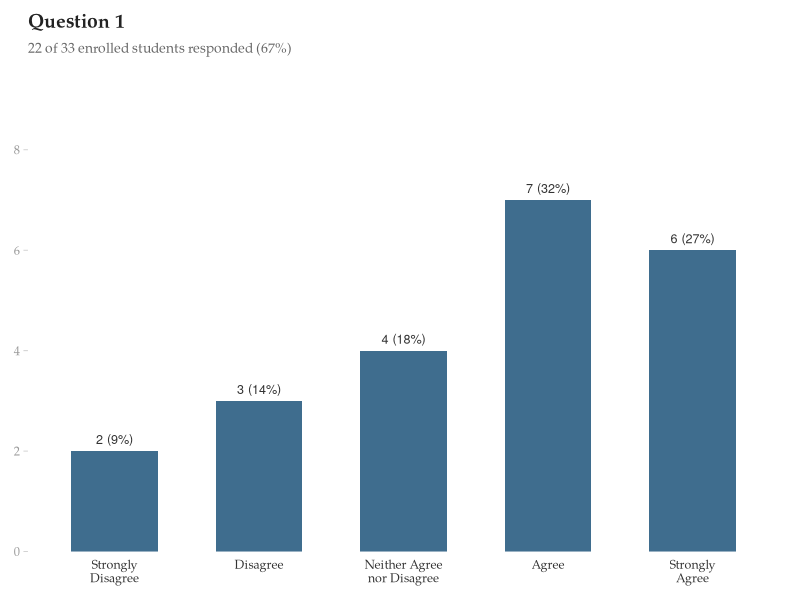
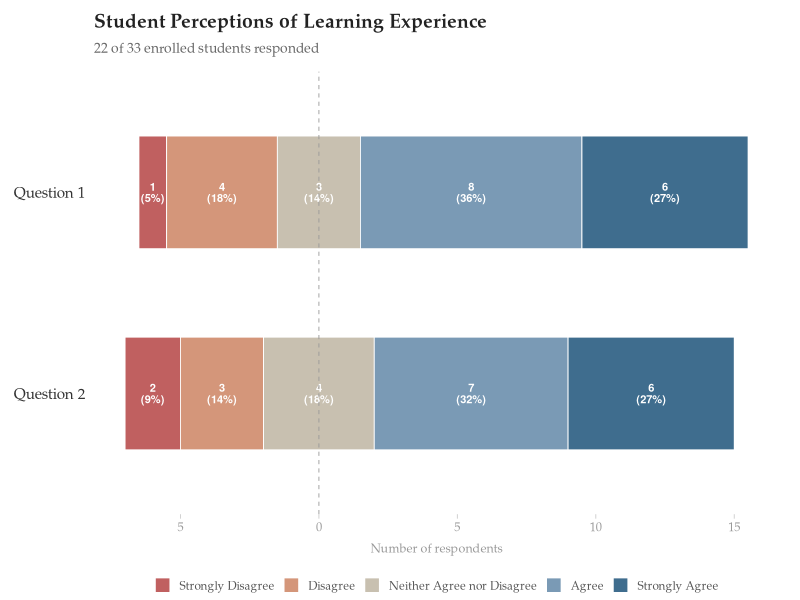

The R source for these figures, in order:
## ---- chunk 1
library(knitr)
library(kableExtra)
## ---- chunk 2
n <- 22
q1 <- c(6, 7, 4, 3, 2)
q2 <- c(6, 8, 3, 4, 1)

tbl <- data.frame(
  Response = c("Strongly Agree", "Agree", "Neither Agree nor Disagree",
               "Disagree", "Strongly Disagree"),
  Q1 = paste0(q1, " (", round(100 * q1 / n), "%)"),
  Q2 = paste0(q2, " (", round(100 * q2 / n), "%)")
)

tbl %>%
  kable(col.names = c("", "Question 1", "Question 2"),
        align = c("l", "c", "c"),
        caption = "Frequency distribution of responses (22 of 33 enrolled students responded; response rate 67 percent)") %>%
  kable_styling(bootstrap_options = c("condensed"),
                full_width = FALSE,
                font_size = 15) %>%
  row_spec(0, bold = TRUE, color = "#333333") %>%
  column_spec(1, width = "14em", color = "#333333") %>%
  column_spec(2:3, width = "8em")
## ---- chunk 3
library(ggplot2)
library(ggthemes)
library(dplyr)

enrolled   <- 33
responded  <- 22

resp_levels <- c("Strongly\nDisagree", "Disagree",
                 "Neither Agree\nnor Disagree", "Agree",
                 "Strongly\nAgree")

resp_levels_clean <- c("Strongly Disagree", "Disagree",
                       "Neither Agree nor Disagree", "Agree",
                       "Strongly Agree")

q1_counts <- c(2, 3, 4, 7, 6)
q2_counts <- c(1, 4, 3, 8, 6)

q1 <- data.frame(
  response = factor(resp_levels, levels = resp_levels),
  count    = q1_counts
)

q2 <- data.frame(
  response = factor(resp_levels, levels = resp_levels),
  count    = q2_counts
)

pal5 <- c("#C06060",   # Strongly Disagree
          "#D4967A",   # Disagree
          "#C8C0B0",   # Neither
          "#7A9AB5",   # Agree
          "#3F6D8E")   # Strongly Agree
## ---- chunk 4
q1$label <- paste0(q1$count, " (", round(100 * q1$count / responded), "%)")
ggplot(q1, aes(x = response, y = count)) +
  geom_col(fill = "#3F6D8E", width = 0.6) +
  geom_text(aes(label = label), vjust = -0.7,
            size = 3.2, color = "#333333") +
  scale_y_continuous(breaks = seq(0, max(q1$count) + 1, by = 2),
                     limits = c(0, max(q1$count) + 2.5),
                     expand = c(0, 0)) +
  labs(title    = "Question 1",
       subtitle = paste0(responded, " of ", enrolled, " enrolled students responded (", round(100 * responded / enrolled), "%)"),
       x = NULL, y = NULL) +
  theme_tufte(base_size = 13, base_family = "Palatino") +
  theme(
    plot.title    = element_text(size = 14, face = "bold", color = "#222222"),
    plot.subtitle = element_text(size = 10, color = "#666666", margin = margin(b = 12)),
    axis.ticks.x  = element_blank(),
    axis.ticks.y  = element_line(color = "#CCCCCC", linewidth = 0.3),
    axis.text.x   = element_text(size = 9, color = "#333333", lineheight = 0.9),
    axis.text.y   = element_text(size = 9, color = "#999999"),
    panel.grid    = element_blank(),
    plot.margin   = margin(10, 15, 10, 10)
  )
## ---- chunk 5
build_diverging <- function(counts, levels) {
  n <- length(counts)
  mid_idx <- 3
  half_mid <- counts[mid_idx] / 2

  xmin <- numeric(n)
  xmax <- numeric(n)

  # Right side: neutral right half, Agree, Strongly Agree
  xmin[mid_idx] <- 0;    xmax[mid_idx] <- half_mid
  xmin[4] <- half_mid;   xmax[4] <- half_mid + counts[4]
  xmin[5] <- xmax[4];    xmax[5] <- xmax[4] + counts[5]

  # Left side: neutral left half, Disagree, Strongly Disagree
  xmin[mid_idx] <- -half_mid
  xmax[2] <- -half_mid;          xmin[2] <- -half_mid - counts[2]
  xmax[1] <- xmin[2];            xmin[1] <- xmin[2] - counts[1]

  data.frame(
    response = factor(levels, levels = levels),
    count = counts,
    xmin = xmin, xmax = xmax,
    xmid = (xmin + xmax) / 2
  )
}

seg1 <- build_diverging(q1_counts, resp_levels_clean) %>% mutate(question = "Question 1")
seg2 <- build_diverging(q2_counts, resp_levels_clean) %>% mutate(question = "Question 2")
segments <- bind_rows(seg1, seg2) %>%
  mutate(label = paste0(count, "\n(", round(100 * count / responded), "%)"))

ggplot(segments, aes(y = question)) +
  geom_rect(aes(xmin = xmin, xmax = xmax,
                ymin = as.numeric(factor(question)) - 0.28,
                ymax = as.numeric(factor(question)) + 0.28,
                fill = response),
            color = "white", linewidth = 0.3) +
  geom_text(data = filter(segments, count > 0),
            aes(x = xmid, label = label,
                y = as.numeric(factor(question))),
            color = "white", fontface = "bold", size = 2.8, lineheight = 0.85) +
  geom_vline(xintercept = 0, color = "#999999", linewidth = 0.3,
             linetype = "dashed") +
  scale_fill_manual(values = pal5, name = NULL,
                    guide = guide_legend(nrow = 1)) +
  scale_y_discrete(limits = c("Question 2", "Question 1")) +
  scale_x_continuous(breaks = seq(-10, 15, by = 5),
                     labels = abs(seq(-10, 15, by = 5))) +
  labs(title    = "Student Perceptions of Learning Experience",
       subtitle = paste0(responded, " of ", enrolled,
                         " enrolled students responded"),
       x = "Number of respondents", y = NULL) +
  theme_tufte(base_size = 13, base_family = "Palatino") +
  theme(
    plot.title       = element_text(size = 14, face = "bold", color = "#222222"),
    plot.subtitle    = element_text(size = 10, color = "#666666",
                                    margin = margin(b = 10)),
    axis.text.y      = element_text(size = 11, color = "#333333"),
    axis.text.x      = element_text(size = 9, color = "#999999"),
    axis.title.x     = element_text(size = 9, color = "#999999",
                                    margin = margin(t = 6)),
    axis.ticks.y     = element_blank(),
    axis.ticks.x     = element_line(color = "#CCCCCC", linewidth = 0.3),
    legend.position  = "bottom",
    legend.text      = element_text(size = 8.5, color = "#555555"),
    legend.key.size  = unit(0.4, "cm"),
    legend.spacing.x = unit(0.15, "cm"),
    legend.margin    = margin(t = 2),
    panel.grid       = element_blank(),
    plot.margin      = margin(10, 15, 5, 10)
  )
